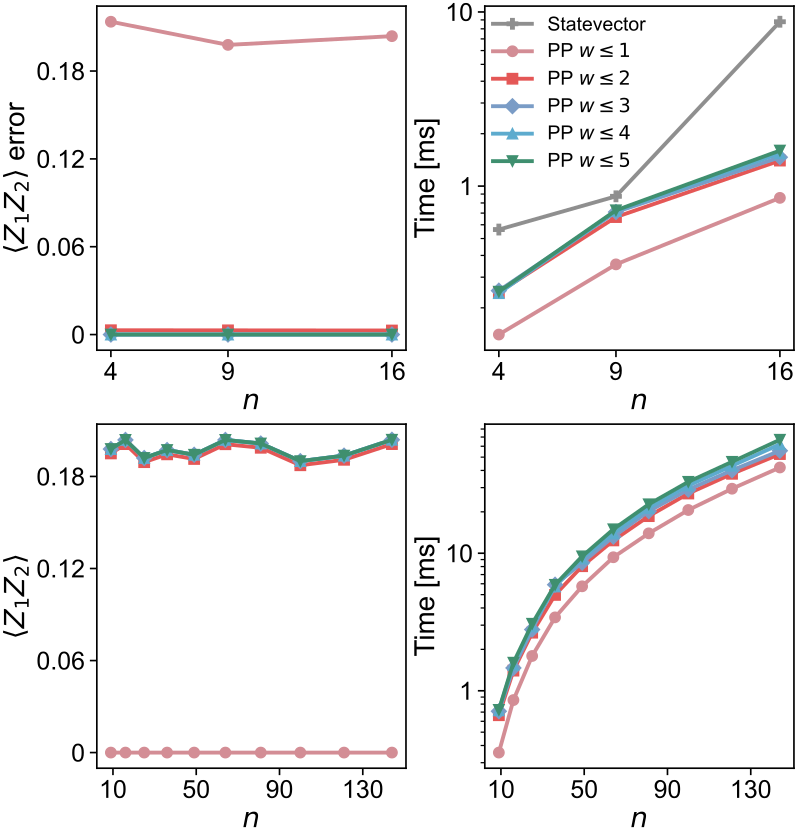

Here is the Python script that generated this plot:
"""Benchmark Pauli propagation (Rydberg) vs Aer statevector (exact).

Four panels (matching the style of `benchmark_pp_paulinoise.py`):
  (a) MAE(PP, Aer) of a single observable Z_1 Z_2 (Pauli ZZ on qubits 0,1)
      for weight truncation max_weight ∈ {1,2,3,4,5}. Only weight truncation (eps=0).
      Each point is the average over N_DISPLACEMENTS random displacement samples.
  (b) Wall time for panel (a) settings.
  (c) Z_1 Z_2 results for the scaling sweep, max_weight ∈ {1,2,3,4,5} (no exact reference).
  (d) Wall time for panel (c) settings.

Outputs:
  - benchmark_pp_rydberg.pdf
  - benchmark_pp_rydberg.json  (includes shared thetas + all results)
"""

from __future__ import annotations

import json
import os
import sys
import time
from dataclasses import asdict

import numpy as np
import matplotlib.pyplot as plt
import matplotlib.ticker as ticker

# Local imports (repo root on sys.path)
sys.path.insert(0, os.path.dirname(os.path.dirname(os.path.abspath(__file__))))
from rydberg_aer_sim import _build_circuit, _build_interactions, _expect_pauli
from sbi_rydberg.lattice_simulate import (
    RydbergSimConfig,
    ideal_square_positions,
)
from sbi_rydberg.pauli_propagation_rydberg import simulate_batch_pauli_propagation


# ---------------------------------------------------------------------------
# Settings
# ---------------------------------------------------------------------------

N_DISPLACEMENTS = 20
D_MAX_UM = 0.15  # prior ±150nm (matches `run_sbi_rydberg.py`)

MAX_WEIGHTS = [1, 2, 3, 4, 5]

N_COMP = [4, 9, 16]  # 2×2, 3×3, 4×4 (exact Aer reference feasible)
# Squares for scaling panels: 3^2..12^2 = 9..144
N_SCALE = [k * k for k in range(3, 13)]

BASE_RNG_SEED = 42

_HERE = os.path.dirname(os.path.abspath(__file__))
JSON_PATH = os.path.join(_HERE, "benchmark_pp_rydberg.json")
OUT_PDF = os.path.join(_HERE, "benchmark_pp_rydberg.pdf")

# Prefer redrawing from saved JSON to avoid rerunning benchmarks.
LOAD_FROM_JSON = True
SHOW_FIG = False

# Single observable to benchmark.
OBSERVABLE = "Z1Z2"  # Pauli Z_0 Z_1 (shows weight-truncation convergence on |+...+>)

def redraw_from_json(
    *,
    json_path: str = JSON_PATH,
    out_pdf: str = OUT_PDF,
    show_fig: bool = SHOW_FIG,
) -> str:
    """Redraw PDF from saved JSON (no simulation). Returns out_pdf path."""
    with open(json_path, "r", encoding="utf-8") as f:
        _data = json.load(f)

    _meta = _data.get("meta", {})
    n_comp = np.array(_meta.get("N_COMP", N_COMP), dtype=float)
    n_scale = np.array(_meta.get("N_SCALE", N_SCALE), dtype=float)
    max_weights = list(_meta.get("MAX_WEIGHTS", MAX_WEIGHTS))

    res = _data.get("results", {})
    time_aer = {int(k): float(v) for k, v in res.get("time_exact", {}).items()}
    time_pp = {int(k): {int(w): float(tv) for w, tv in vv.items()} for k, vv in res.get("time_pp", {}).items()}
    mae = {int(k): {int(w): float(mv) for w, mv in vv.items()} for k, vv in res.get("mae", {}).items()}
    mean_x1 = {int(k): {int(w): float(mv) for w, mv in vv.items()} for k, vv in res.get("pp_mean_obs", {}).items()}

    mae_arr = np.array([[mae[int(n)][int(w)] for n in n_comp] for w in max_weights])
    texact_comp = np.array([time_aer[int(n)] for n in n_comp])
    tpp_comp = np.array([[time_pp[int(n)][int(w)] for n in n_comp] for w in max_weights])

    x1_scale = np.array([[mean_x1[int(n)][int(w)] for n in n_scale] for w in max_weights])
    tpp_scale = np.array([[time_pp[int(n)][int(w)] for n in n_scale] for w in max_weights])

    _RC = {
        "font.family": "sans-serif",
        "font.sans-serif": ["Arial", "DejaVu Sans", "Helvetica"],
        "font.size": 18,
        "axes.labelsize": 20,
        "axes.titlesize": 20,
        "xtick.labelsize": 18,
        "ytick.labelsize": 18,
        "legend.fontsize": 14,
        "axes.linewidth": 1.2,
        "savefig.bbox": "tight",
        "savefig.pad_inches": 0.03,
    }
    _TP = dict(direction="out", length=5, width=1.2)
    _TPm = dict(direction="out", length=3, width=0.9)

    # Colors for w=1..5: ensure w<=1 vs w<=2 are clearly distinct; keep w=5 green subdued.
    colors = ["#d38d95", "#e45756", "#7a9cc6", "#5dabce", "#3f8f6f"]
    c_exact = "#8f8f8f"
    markers = ["o", "s", "D", "^", "v"]
    _LW = 2.8
    _MS = 7.5

    with plt.rc_context(_RC):
        fig, axes = plt.subplots(2, 2, figsize=(8.0, 8.4), constrained_layout=True)
        ax1, ax2, ax3, ax4 = axes.ravel()

        def _fmt_tick(x, _pos=None):
            # Use compact numeric labels:
            # 0.00 -> 0, 0.10 -> 0.1, 1e0 -> 1, etc.
            if abs(x) < 1e-15:
                return "0"
            if abs(x - 1.0) < 1e-12:
                return "1"
            return f"{x:g}"

        # (a) MAE
        for i, w in enumerate(max_weights):
            ax1.plot(n_comp, mae_arr[i], marker=markers[i], linestyle="-", lw=_LW, ms=_MS, color=colors[i], label=rf"$w \leq {w}$")
        ax1.set_xlabel("$n$")
        ax1.set_ylabel(r"$\langle Z_1 Z_2 \rangle$ error")
        ax1.set_xticks(list(n_comp.astype(int)))
        ax1.xaxis.set_major_formatter(ticker.FuncFormatter(lambda x, _: f"{x:g}"))
        ax1.yaxis.set_major_formatter(ticker.FuncFormatter(_fmt_tick))
        ax1.yaxis.set_major_locator(ticker.MaxNLocator(nbins=4))
        ax1.tick_params(axis="both", which="major", **_TP)

        # (b) time (log y)
        ax2.plot(n_comp, texact_comp * 1e3, marker="P", linestyle="-", lw=_LW, ms=_MS, color=c_exact, label="Statevector")
        for i, w in enumerate(max_weights):
            ax2.plot(n_comp, tpp_comp[i] * 1e3, marker=markers[i], linestyle="-", lw=_LW, ms=_MS, color=colors[i], label=rf"PP $w \leq {w}$")
        ax2.set_xlabel("$n$")
        ax2.set_ylabel("Time [ms]")
        ax2.set_yscale("log")
        ax2.set_xticks(list(n_comp.astype(int)))
        ax2.xaxis.set_major_formatter(ticker.FuncFormatter(lambda x, _: f"{x:g}"))
        ax2.yaxis.set_major_formatter(ticker.FuncFormatter(_fmt_tick))
        ax2.tick_params(axis="both", which="major", **_TP)
        ax2.tick_params(axis="both", which="minor", **_TPm)
        ax2.legend(frameon=False, loc="upper left", bbox_to_anchor=(-0.03, 1.02), fontsize=14)

        # (c) X1 mean
        for i, w in enumerate(max_weights):
            ax3.plot(n_scale, x1_scale[i], marker=markers[i], linestyle="-", lw=_LW, ms=_MS, color=colors[i], label=rf"$w \leq {w}$")
        ax3.set_xlabel("$n$")
        ax3.set_ylabel(r"$\langle Z_1 Z_2 \rangle$")
        ax3.set_xticks([10, 50, 90, 130])
        ax3.xaxis.set_major_formatter(ticker.FuncFormatter(lambda x, _: f"{x:g}"))
        ax3.yaxis.set_major_formatter(ticker.FuncFormatter(_fmt_tick))
        ax3.yaxis.set_major_locator(ticker.MaxNLocator(nbins=4))
        ax3.tick_params(axis="both", which="major", **_TP)

        # (d) time for (c) (log y)
        for i, w in enumerate(max_weights):
            ax4.plot(n_scale, tpp_scale[i] * 1e3, marker=markers[i], linestyle="-", lw=_LW, ms=_MS, color=colors[i], label=rf"$w \leq {w}$")
        ax4.set_xlabel("$n$")
        ax4.set_ylabel("Time [ms]")
        ax4.set_yscale("log")
        ax4.set_xticks([10, 50, 90, 130])
        ax4.xaxis.set_major_formatter(ticker.FuncFormatter(lambda x, _: f"{x:g}"))
        ax4.yaxis.set_major_formatter(ticker.FuncFormatter(_fmt_tick))
        ax4.tick_params(axis="both", which="major", **_TP)
        ax4.tick_params(axis="both", which="minor", **_TPm)

        fig.savefig(out_pdf)
        if show_fig:
            plt.show()
    return out_pdf


# Use the same physical parameters as `run_sbi_rydberg.py` default config.
# For exact-vs-PP comparisons we vary small (nx, ny) so that Aer statevector remains feasible.
BASE_CFG_KW = dict(
    lattice_constant_um=8.0,
    omega_rad_per_us=15.0,
    detuning_rad_per_us=15.0,
    times_us=(0.01,),  # single snapshot
    dt_us=0.01,
    interaction_scale=1.0,
    v_threshold=1.0,
)


def _to_jsonable(x):
    if isinstance(x, (np.integer, np.floating)):
        return x.item()
    if isinstance(x, np.ndarray):
        return x.tolist()
    if isinstance(x, dict):
        return {str(k): _to_jsonable(v) for k, v in x.items()}
    if isinstance(x, (list, tuple)):
        return [_to_jsonable(v) for v in x]
    return x


def _layout_for_n(n_atoms: int) -> tuple[int, int]:
    """Pick a near-square (nx, ny) with nx*ny == n_atoms when possible.

    For primes, fall back to a 1D chain (nx=n, ny=1).
    """
    best = None
    for ny in range(1, int(np.sqrt(n_atoms)) + 1):
        if n_atoms % ny != 0:
            continue
        nx = n_atoms // ny
        cand = (nx, ny) if nx >= ny else (ny, nx)
        score = cand[0] - cand[1]  # minimize aspect ratio
        if best is None or score < best[0]:
            best = (score, cand[0], cand[1])
    if best is None:
        return int(n_atoms), 1
    return int(best[1]), int(best[2])


def _cfg_for_n(n_atoms: int) -> RydbergSimConfig:
    n_atoms = int(n_atoms)
    if n_atoms == 4:
        return RydbergSimConfig(nx=2, ny=2, **BASE_CFG_KW)
    if n_atoms == 9:
        return RydbergSimConfig(nx=3, ny=3, **BASE_CFG_KW)
    if n_atoms == 16:
        return RydbergSimConfig(nx=4, ny=4, **BASE_CFG_KW)
    nx, ny = _layout_for_n(n_atoms)
    return RydbergSimConfig(nx=nx, ny=ny, **BASE_CFG_KW)


def _obs_z1z2(cfg: RydbergSimConfig) -> list[np.ndarray]:
    row = np.zeros(cfg.n_atoms, dtype=np.uint8)
    row[0] = 3  # Z on qubit 0
    row[1] = 3  # Z on qubit 1
    return [row]


def _aer_expect_z1z2(theta_flat: np.ndarray, cfg: RydbergSimConfig) -> float:
    """Exact Aer statevector expectation of Z_0 Z_1 at the final snapshot."""
    from qiskit_aer import AerSimulator

    n = cfg.n_atoms
    th = np.asarray(theta_flat, dtype=np.float64).reshape(-1)
    ideal = ideal_square_positions(cfg.nx, cfg.ny, cfg.lattice_constant_um)
    pos = ideal + th.reshape(n, 2)
    interactions = _build_interactions(pos, n, cfg.c6_rad_um6_per_us, cfg.interaction_scale, cfg.v_threshold)

    times = sorted(float(t) for t in cfg.times_us)
    n_steps = int(np.ceil(times[-1] / cfg.dt_us))
    snap_steps = [int(round(t / cfg.dt_us)) for t in times]

    qc = _build_circuit(
        n,
        float(cfg.omega_rad_per_us),
        float(cfg.detuning_rad_per_us),
        interactions,
        float(cfg.dt_us),
        n_steps,
        snap_steps,
        z_perturb=None,
    )

    gpu_available = "GPU" in AerSimulator().available_devices()
    sim = AerSimulator(method="statevector", device="GPU" if gpu_available else "CPU")
    result = sim.run([qc], shots=1).result()
    sv = np.asarray(result.data(0)[f"sv_{snap_steps[-1]}"])
    return float(_expect_pauli(sv, [(0, "Z"), (1, "Z")], 2**n))


def _benchmark_exact_and_pp_for_n(
    n: int,
    thetas: np.ndarray,  # (N_DISPLACEMENTS, 2*n)
    max_weights: list[int],
) -> tuple[dict[int, float], dict[int, float], dict[int, float]]:
    """Return (mae_by_w, t_pp_by_w, t_exact). Times are averaged over displacements."""
    cfg = _cfg_for_n(n)
    obs = _obs_z1z2(cfg)
    col = 0

    # Warm-up: avoid counting one-time initialization overheads (notably Aer).
    # We warm up both exact and PP once for this n.
    _ = _aer_expect_z1z2(thetas[0], cfg)
    _ = simulate_batch_pauli_propagation(
        thetas[0].reshape(1, -1),
        cfg,
        eps=0.0,
        max_weight=int(max_weights[-1]),
        observables=obs,
        device="cpu",
        verbose=False,
        chunk_size=512,
    )

    # Exact (Aer statevector) once per theta sample.
    t_exact = []
    exact_vals = []
    for th in thetas:
        t0 = time.perf_counter()
        x = _aer_expect_z1z2(th, cfg)
        t_exact.append(time.perf_counter() - t0)
        exact_vals.append(float(x))
    exact_vals = np.asarray(exact_vals, dtype=np.float64)
    t_exact_mean = float(np.mean(t_exact))

    mae_by_w: dict[int, float] = {}
    t_pp_by_w: dict[int, float] = {}

    for w in max_weights:
        t_pp = []
        pp_vals = []
        for th in thetas:
            t0 = time.perf_counter()
            xpp = simulate_batch_pauli_propagation(
                th.reshape(1, -1),
                cfg,
                eps=0.0,            # only weight truncation
                max_weight=int(w),
                observables=obs,
                device="cpu",
                verbose=False,
                chunk_size=512,
            )[0]
            t_pp.append(time.perf_counter() - t0)
            pp_vals.append(float(xpp[col]))
        pp_vals = np.asarray(pp_vals, dtype=np.float64)
        mae_by_w[w] = float(np.mean(np.abs(pp_vals - exact_vals)))
        t_pp_by_w[w] = float(np.mean(t_pp))

    return mae_by_w, t_pp_by_w, {0: t_exact_mean}


def _benchmark_pp_scaling(
    n: int,
    thetas: np.ndarray,  # (N_DISPLACEMENTS, 2*n)
    max_weights: list[int],
) -> tuple[dict[int, float], dict[int, float]]:
    """Return (mean_zz_by_w, t_pp_by_w) averaged over displacements."""
    cfg = _cfg_for_n(n)
    obs = _obs_z1z2(cfg)
    col = 0

    mean_x_by_w: dict[int, float] = {}
    t_pp_by_w: dict[int, float] = {}

    for w in max_weights:
        vals = []
        times = []
        for th in thetas:
            t0 = time.perf_counter()
            xpp = simulate_batch_pauli_propagation(
                th.reshape(1, -1),
                cfg,
                eps=0.0,
                max_weight=int(w),
                observables=obs,
                device="cpu",
                verbose=False,
                chunk_size=512,
            )[0]
            times.append(time.perf_counter() - t0)
            vals.append(float(xpp[col]))
        mean_x_by_w[w] = float(np.mean(vals))
        t_pp_by_w[w] = float(np.mean(times))

    return mean_x_by_w, t_pp_by_w


def main() -> None:
    if LOAD_FROM_JSON and os.path.exists(JSON_PATH):
        try:
            redraw_from_json(json_path=JSON_PATH, out_pdf=OUT_PDF, show_fig=SHOW_FIG)
            print(f"Saved → {OUT_PDF}", flush=True)
            return
        except Exception:
            # JSON exists but doesn't match the current plotting expectations (e.g. different observable).
            # Fall through to rerun benchmarks and overwrite JSON.
            pass
    rng = np.random.default_rng(BASE_RNG_SEED)
    shared_thetas: dict[int, np.ndarray] = {}
    for n in sorted(set(N_COMP + N_SCALE)):
        shared_thetas[n] = rng.uniform(-D_MAX_UM, D_MAX_UM, size=(N_DISPLACEMENTS, 2 * n)).astype(np.float32)

    # Results containers (JSON-friendly)
    results = {
        "mae": {},             # n -> w -> mae
        "time_pp": {},         # n -> w -> seconds
        "time_exact": {},      # n -> seconds
        "pp_mean_obs": {},     # n -> w -> mean value
    }

    # (a)(b): exact + pp
    print("Exact (Aer statevector) vs Pauli propagation, Z_1Z_2, averaged over displacements.")
    for n in N_COMP:
        mae_by_w, t_pp_by_w, t_exact = _benchmark_exact_and_pp_for_n(n, shared_thetas[n], MAX_WEIGHTS)
        results["mae"][str(n)] = {str(w): mae_by_w[w] for w in MAX_WEIGHTS}
        results["time_pp"][str(n)] = {str(w): t_pp_by_w[w] for w in MAX_WEIGHTS}
        results["time_exact"][str(n)] = float(t_exact[0])
        mae_str = "  ".join(f"w{w}:{mae_by_w[w]:.2e}" for w in MAX_WEIGHTS)
        tpp_str = "  ".join(f"w{w}:{t_pp_by_w[w]*1e3:.1f}ms" for w in MAX_WEIGHTS)
        print(f"  n={n:3d}  exact={t_exact[0]*1e3:7.1f}ms   MAE[{mae_str}]   PP[{tpp_str}]", flush=True)

    # (c)(d): pp only, scaling sweep
    print("\nPauli propagation scaling (no exact), Z_1Z_2 results and time.")
    for n in N_SCALE:
        mean_x_by_w, t_pp_by_w = _benchmark_pp_scaling(n, shared_thetas[n], MAX_WEIGHTS)
        results["pp_mean_obs"][str(n)] = {str(w): mean_x_by_w[w] for w in MAX_WEIGHTS}
        results["time_pp"][str(n)] = {str(w): t_pp_by_w[w] for w in MAX_WEIGHTS}
        v_str = "  ".join(f"w{w}:{mean_x_by_w[w]:+.3f}" for w in MAX_WEIGHTS)
        t_str = "  ".join(f"w{w}:{t_pp_by_w[w]*1e3:.1f}ms" for w in MAX_WEIGHTS)
        print(f"  n={n:3d}  X1[{v_str}]  time[{t_str}]", flush=True)

    meta = {
        "script": os.path.basename(__file__),
        "BASE_RNG_SEED": int(BASE_RNG_SEED),
        "N_DISPLACEMENTS": int(N_DISPLACEMENTS),
        "D_MAX_UM": float(D_MAX_UM),
        "MAX_WEIGHTS": list(MAX_WEIGHTS),
        "N_COMP": list(N_COMP),
        "N_SCALE": list(N_SCALE),
            "cfg_base": BASE_CFG_KW,
            "note": "Only weight truncation for PP (eps=0). Observable is Z_1 Z_2 (Pauli ZZ on qubits 0,1).",
        }

    data_out = {
        "meta": meta,
        "shared_thetas": shared_thetas,
        "results": results,
        "cfg_example_n14": asdict(_cfg_for_n(14)),
    }
    with open(JSON_PATH, "w", encoding="utf-8") as f:
        json.dump(_to_jsonable(data_out), f, indent=2)
    print(f"\nSaved → {JSON_PATH}", flush=True)

    # -----------------------------------------------------------------------
    # Plot
    # -----------------------------------------------------------------------

    n_comp = np.array(N_COMP, dtype=float)
    n_scale = np.array(N_SCALE, dtype=float)

    # Build arrays: shape (len(MAX_WEIGHTS), len(N_*))
    mae_arr = np.array([[float(results["mae"][str(n)][str(w)]) for n in N_COMP] for w in MAX_WEIGHTS])
    tpp_comp = np.array([[float(results["time_pp"][str(n)][str(w)]) for n in N_COMP] for w in MAX_WEIGHTS])
    texact_comp = np.array([float(results["time_exact"][str(n)]) for n in N_COMP])

    x1_scale = np.array([[float(results["pp_mean_obs"][str(n)][str(w)]) for n in N_SCALE] for w in MAX_WEIGHTS])
    tpp_scale = np.array([[float(results["time_pp"][str(n)][str(w)]) for n in N_SCALE] for w in MAX_WEIGHTS])

    _RC = {
        "font.family": "sans-serif",
        "font.sans-serif": ["Arial", "DejaVu Sans", "Helvetica"],
        "font.size": 18,
        "axes.labelsize": 20,
        "axes.titlesize": 20,
        "xtick.labelsize": 18,
        "ytick.labelsize": 18,
        "legend.fontsize": 14,
        "axes.linewidth": 1.2,
        "savefig.bbox": "tight",
        "savefig.pad_inches": 0.03,
    }
    _TP = dict(direction="out", length=5, width=1.2)
    _TPm = dict(direction="out", length=3, width=0.9)

    def _fmt_tick(x, _pos=None):
        # Compact numeric labels: 0.00 -> 0, 0.20 -> 0.2, 1.0 -> 1.
        if abs(x) < 1e-15:
            return "0"
        if abs(x - 1.0) < 1e-12:
            return "1"
        return f"{x:g}"

    # Simple, high-contrast palette (5 truncations + exact baseline)
    # Colors for w=1..5: keep a cohesive palette but ensure w=2,3 are not too faint.
    # w=5 uses a brighter "dopamine" green.
    colors = ["#d38d95", "#f28e8e", "#7fb7d8", "#5dabce", "#00c853"]
    c_exact = "#6b6b6b"

    with plt.rc_context(_RC):
        fig, axes = plt.subplots(2, 2, figsize=(8.0, 8.4), constrained_layout=True)
        ax1, ax2, ax3, ax4 = axes.ravel()

        # (a) MAE
        for i, w in enumerate(MAX_WEIGHTS):
            ax1.plot(n_comp, mae_arr[i], "o-", lw=2.6, ms=7.0, color=colors[i], label=rf"$w \leq {w}$")
        ax1.set_xlabel("$n$")
        ax1.set_ylabel(r"$\langle Z_1 Z_2 \rangle$ error")
        ax1.set_xticks([4, 9, 16])
        ax1.xaxis.set_major_formatter(ticker.FuncFormatter(lambda x, _: f"{x:g}"))
        ax1.yaxis.set_major_formatter(ticker.FuncFormatter(_fmt_tick))
        ax1.yaxis.set_major_locator(ticker.MaxNLocator(nbins=4))
        ax1.tick_params(axis="both", which="major", **_TP)

        # (b) time (log y)
        ax2.plot(n_comp, texact_comp * 1e3, "s-", lw=2.6, ms=7.0, color=c_exact, label="Statevector")
        for i, w in enumerate(MAX_WEIGHTS):
            ax2.plot(n_comp, tpp_comp[i] * 1e3, "o-", lw=2.6, ms=7.0, color=colors[i], label=rf"PP $w \leq {w}$")
        ax2.set_xlabel("$n$")
        ax2.set_ylabel("Time [ms]")
        ax2.set_yscale("log")
        ax2.set_xticks([4, 9, 16])
        ax2.xaxis.set_major_formatter(ticker.FuncFormatter(lambda x, _: f"{x:g}"))
        ax2.tick_params(axis="both", which="major", **_TP)
        ax2.tick_params(axis="both", which="minor", **_TPm)
        ax2.legend(frameon=False, loc="upper left", bbox_to_anchor=(-0.03, 1.02), fontsize=14)

        # (c) X1 results (mean over 5 displacements)
        for i, w in enumerate(MAX_WEIGHTS):
            ax3.plot(n_scale, x1_scale[i], "o-", lw=2.6, ms=7.0, color=colors[i], label=rf"$w \leq {w}$")
        ax3.set_xlabel("$n$")
        ax3.set_ylabel(r"$\langle Z_1 Z_2 \rangle$")
        ax3.set_xticks([10, 50, 90, 130])
        ax3.xaxis.set_major_formatter(ticker.FuncFormatter(lambda x, _: f"{x:g}"))
        ax3.yaxis.set_major_formatter(ticker.FuncFormatter(_fmt_tick))
        ax3.yaxis.set_major_locator(ticker.MaxNLocator(nbins=4))
        ax3.tick_params(axis="both", which="major", **_TP)

        # (d) time for (c) (log y)
        for i, w in enumerate(MAX_WEIGHTS):
            ax4.plot(n_scale, tpp_scale[i] * 1e3, "o-", lw=2.6, ms=7.0, color=colors[i], label=rf"$w \leq {w}$")
        ax4.set_xlabel("$n$")
        ax4.set_ylabel("Time [ms]")
        ax4.set_yscale("log")
        ax4.set_xticks([10, 50, 90, 130])
        ax4.xaxis.set_major_formatter(ticker.FuncFormatter(lambda x, _: f"{x:g}"))
        ax4.tick_params(axis="both", which="major", **_TP)
        ax4.tick_params(axis="both", which="minor", **_TPm)

        fig.savefig(OUT_PDF)
        print(f"Saved → {OUT_PDF}", flush=True)
        if SHOW_FIG:
            plt.show()


if __name__ == "__main__":
    main()
